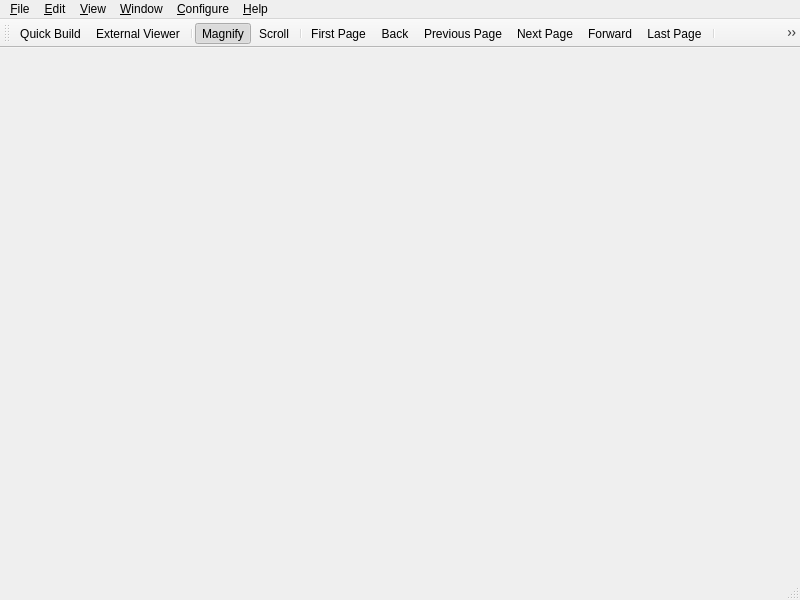
<?xml version="1.0" encoding="UTF-8"?>
<ui version="4.0">
 <class>PDFDocument</class>
 <widget class="QMainWindow" name="PDFDocument">
  <property name="geometry">
   <rect>
    <x>0</x>
    <y>0</y>
    <width>800</width>
    <height>600</height>
   </rect>
  </property>
  <property name="acceptDrops">
   <bool>true</bool>
  </property>
  <property name="windowTitle">
   <string>untitled.pdf[*]</string>
  </property>
  <widget class="QWidget" name="centralwidget"/>
  <widget class="QMenuBar" name="menubar">
   <property name="geometry">
    <rect>
     <x>0</x>
     <y>0</y>
     <width>800</width>
     <height>21</height>
    </rect>
   </property>
   <widget class="QMenu" name="menuHelp">
    <property name="title">
     <string>&amp;Help</string>
    </property>
    <addaction name="actionUserManual"/>
    <addaction name="separator"/>
    <addaction name="actionAbout_TW"/>
   </widget>
   <widget class="QMenu" name="menuFile">
    <property name="title">
     <string>&amp;File</string>
    </property>
    <addaction name="actionFileOpen"/>
    <addaction name="action_Print"/>
    <addaction name="actionClose"/>
    <addaction name="separator"/>
    <addaction name="actionQuit_TeXworks"/>
   </widget>
   <widget class="QMenu" name="menuEdit">
    <property name="title">
     <string>&amp;Configure</string>
    </property>
    <addaction name="actionPreferences"/>
    <addaction name="separator"/>
    <addaction name="actionScrolling_follows_cursor"/>
    <addaction name="actionCursor_follows_scrolling"/>
    <addaction name="actionSynchronize_multiple_views"/>
   </widget>
   <widget class="QMenu" name="menuView">
    <property name="title">
     <string>&amp;View</string>
    </property>
    <widget class="QMenu" name="menuGrid">
     <property name="title">
      <string>Grid</string>
     </property>
     <addaction name="actionGrid11"/>
     <addaction name="actionGrid21"/>
     <addaction name="actionGrid12"/>
     <addaction name="actionGrid22"/>
     <addaction name="actionGrid23"/>
     <addaction name="actionGrid33"/>
     <addaction name="actionCustom"/>
     <addaction name="separator"/>
     <addaction name="actionSinglePageStep"/>
    </widget>
    <addaction name="actionFirst_Page"/>
    <addaction name="actionBack"/>
    <addaction name="actionPrevious_Page"/>
    <addaction name="actionNext_Page"/>
    <addaction name="actionForward"/>
    <addaction name="actionLast_Page"/>
    <addaction name="separator"/>
    <addaction name="actionGo_to_Page"/>
    <addaction name="separator"/>
    <addaction name="actionZoom_In"/>
    <addaction name="actionZoom_Out"/>
    <addaction name="actionActual_Size"/>
    <addaction name="actionFit_to_Width"/>
    <addaction name="actionFit_to_Window"/>
    <addaction name="actionContinuous"/>
    <addaction name="menuGrid"/>
    <addaction name="separator"/>
    <addaction name="actionFull_Screen"/>
    <addaction name="actionPresentation"/>
   </widget>
   <widget class="QMenu" name="menuWindow">
    <property name="title">
     <string>&amp;Window</string>
    </property>
    <widget class="QMenu" name="menuShow">
     <property name="title">
      <string>Show</string>
     </property>
    </widget>
    <addaction name="menuShow"/>
    <addaction name="actionCloseSomething"/>
    <addaction name="separator"/>
    <addaction name="actionStack"/>
    <addaction name="actionTile"/>
    <addaction name="actionSide_by_Side"/>
    <addaction name="separator"/>
    <addaction name="actionGo_to_Source"/>
    <addaction name="separator"/>
    <addaction name="actionNew_Window"/>
   </widget>
   <widget class="QMenu" name="menuEdit_2">
    <property name="title">
     <string>&amp;Edit</string>
    </property>
    <addaction name="actionFind_2"/>
    <addaction name="actionFind_again"/>
   </widget>
   <addaction name="menuFile"/>
   <addaction name="menuEdit_2"/>
   <addaction name="menuView"/>
   <addaction name="menuWindow"/>
   <addaction name="menuEdit"/>
   <addaction name="menuHelp"/>
  </widget>
  <widget class="QStatusBar" name="statusbar">
   <property name="font">
    <font>
     <pointsize>10</pointsize>
    </font>
   </property>
  </widget>
  <widget class="QToolBar" name="toolBar">
   <property name="windowTitle">
    <string>Toolbar</string>
   </property>
   <property name="iconSize">
    <size>
     <width>24</width>
     <height>24</height>
    </size>
   </property>
   <attribute name="toolBarArea">
    <enum>TopToolBarArea</enum>
   </attribute>
   <attribute name="toolBarBreak">
    <bool>false</bool>
   </attribute>
   <addaction name="actionTypeset"/>
   <addaction name="actionExternalViewer"/>
   <addaction name="separator"/>
   <addaction name="actionMagnify"/>
   <addaction name="actionScroll"/>
   <addaction name="separator"/>
   <addaction name="actionFirst_Page"/>
   <addaction name="actionBack"/>
   <addaction name="actionPrevious_Page"/>
   <addaction name="actionNext_Page"/>
   <addaction name="actionForward"/>
   <addaction name="actionLast_Page"/>
   <addaction name="separator"/>
   <addaction name="actionActual_Size"/>
   <addaction name="actionFit_to_Width"/>
   <addaction name="actionFit_to_Window"/>
   <addaction name="separator"/>
   <addaction name="actionZoom_Out"/>
   <addaction name="actionZoom_In"/>
  </widget>
  <action name="actionAbout_TW">
   <property name="text">
    <string>&amp;About TeXstudio...</string>
   </property>
   <property name="menuRole">
    <enum>QAction::AboutRole</enum>
   </property>
  </action>
  <action name="actionFirst_Page">
   <property name="text">
    <string>&amp;First Page</string>
   </property>
   <property name="shortcut">
    <string notr="true">Home</string>
   </property>
   <property name="menuRole">
    <enum>QAction::NoRole</enum>
   </property>
  </action>
  <action name="actionPrevious_Page">
   <property name="text">
    <string>&amp;Previous Page</string>
   </property>
   <property name="shortcut">
    <string notr="true">Ctrl+PgUp</string>
   </property>
   <property name="menuRole">
    <enum>QAction::NoRole</enum>
   </property>
  </action>
  <action name="actionNext_Page">
   <property name="text">
    <string>&amp;Next Page</string>
   </property>
   <property name="shortcut">
    <string notr="true">Ctrl+PgDown</string>
   </property>
   <property name="menuRole">
    <enum>QAction::NoRole</enum>
   </property>
  </action>
  <action name="actionLast_Page">
   <property name="text">
    <string>&amp;Last Page</string>
   </property>
   <property name="shortcut">
    <string notr="true" comment="shortcut key name, do not translate">End</string>
   </property>
   <property name="menuRole">
    <enum>QAction::NoRole</enum>
   </property>
  </action>
  <action name="actionGo_to_Page">
   <property name="text">
    <string>&amp;Go to Page...</string>
   </property>
   <property name="shortcut">
    <string>Ctrl+J</string>
   </property>
   <property name="menuRole">
    <enum>QAction::NoRole</enum>
   </property>
  </action>
  <action name="actionZoom_In">
   <property name="text">
    <string>Zoom &amp;In</string>
   </property>
   <property name="shortcut">
    <string>Ctrl++</string>
   </property>
   <property name="menuRole">
    <enum>QAction::NoRole</enum>
   </property>
  </action>
  <action name="actionZoom_Out">
   <property name="text">
    <string>Zoom &amp;Out</string>
   </property>
   <property name="shortcut">
    <string>Ctrl+-</string>
   </property>
   <property name="menuRole">
    <enum>QAction::NoRole</enum>
   </property>
  </action>
  <action name="actionFit_to_Window">
   <property name="checkable">
    <bool>true</bool>
   </property>
   <property name="text">
    <string>Fit to &amp;Window</string>
   </property>
   <property name="shortcut">
    <string>Ctrl+3</string>
   </property>
   <property name="menuRole">
    <enum>QAction::NoRole</enum>
   </property>
  </action>
  <action name="actionActual_Size">
   <property name="text">
    <string>&amp;Actual Size</string>
   </property>
   <property name="shortcut">
    <string>Ctrl+1</string>
   </property>
   <property name="menuRole">
    <enum>QAction::NoRole</enum>
   </property>
  </action>
  <action name="actionFit_to_Width">
   <property name="checkable">
    <bool>true</bool>
   </property>
   <property name="text">
    <string>Fit to Wi&amp;dth</string>
   </property>
   <property name="shortcut">
    <string>Ctrl+2</string>
   </property>
   <property name="menuRole">
    <enum>QAction::NoRole</enum>
   </property>
  </action>
  <action name="actionNew">
   <property name="text">
    <string>New</string>
   </property>
   <property name="shortcut">
    <string>Ctrl+N</string>
   </property>
   <property name="menuRole">
    <enum>QAction::NoRole</enum>
   </property>
  </action>
  <action name="actionOpen">
   <property name="text">
    <string>Open...</string>
   </property>
   <property name="shortcut">
    <string>Ctrl+O</string>
   </property>
   <property name="menuRole">
    <enum>QAction::NoRole</enum>
   </property>
  </action>
  <action name="actionOpen_Recent">
   <property name="text">
    <string>Open Recent</string>
   </property>
   <property name="menuRole">
    <enum>QAction::NoRole</enum>
   </property>
  </action>
  <action name="actionClose">
   <property name="text">
    <string>&amp;Close</string>
   </property>
   <property name="shortcut">
    <string>Ctrl+W</string>
   </property>
   <property name="menuRole">
    <enum>QAction::NoRole</enum>
   </property>
  </action>
  <action name="actionUndo">
   <property name="enabled">
    <bool>false</bool>
   </property>
   <property name="text">
    <string>&amp;Undo</string>
   </property>
   <property name="shortcut">
    <string>Ctrl+Z</string>
   </property>
   <property name="menuRole">
    <enum>QAction::NoRole</enum>
   </property>
  </action>
  <action name="actionRedo">
   <property name="enabled">
    <bool>false</bool>
   </property>
   <property name="text">
    <string>&amp;Redo</string>
   </property>
   <property name="shortcut">
    <string>Ctrl+Shift+Z</string>
   </property>
   <property name="menuRole">
    <enum>QAction::NoRole</enum>
   </property>
  </action>
  <action name="actionCut">
   <property name="enabled">
    <bool>false</bool>
   </property>
   <property name="text">
    <string>C&amp;ut</string>
   </property>
   <property name="shortcut">
    <string>Ctrl+X</string>
   </property>
   <property name="menuRole">
    <enum>QAction::NoRole</enum>
   </property>
  </action>
  <action name="actionCopy">
   <property name="enabled">
    <bool>false</bool>
   </property>
   <property name="text">
    <string>&amp;Copy</string>
   </property>
   <property name="shortcut">
    <string>Ctrl+C</string>
   </property>
   <property name="menuRole">
    <enum>QAction::NoRole</enum>
   </property>
  </action>
  <action name="actionPaste">
   <property name="enabled">
    <bool>false</bool>
   </property>
   <property name="text">
    <string>&amp;Paste</string>
   </property>
   <property name="shortcut">
    <string>Ctrl+V</string>
   </property>
   <property name="menuRole">
    <enum>QAction::NoRole</enum>
   </property>
  </action>
  <action name="actionClear">
   <property name="enabled">
    <bool>false</bool>
   </property>
   <property name="text">
    <string>C&amp;lear</string>
   </property>
   <property name="shortcut">
    <string>Ctrl+Backspace</string>
   </property>
   <property name="menuRole">
    <enum>QAction::NoRole</enum>
   </property>
  </action>
  <action name="actionTypeset">
   <property name="text">
    <string>Quick Build</string>
   </property>
   <property name="iconText">
    <string>Quick Build</string>
   </property>
   <property name="shortcut">
    <string comment="action">Ctrl+T</string>
   </property>
   <property name="menuRole">
    <enum>QAction::NoRole</enum>
   </property>
  </action>
  <action name="actionExternalViewer">
   <property name="text">
    <string>External Viewer</string>
   </property>
   <property name="iconText">
    <string>External Viewer</string>
   </property>
   <property name="menuRole">
    <enum>QAction::NoRole</enum>
   </property>
  </action>
  <action name="actionPreferences">
   <property name="text">
    <string>&amp;Configure TeXstudio</string>
   </property>
   <property name="menuRole">
    <enum>QAction::PreferencesRole</enum>
   </property>
  </action>
  <action name="actionStack">
   <property name="text">
    <string>Stac&amp;k</string>
   </property>
   <property name="menuRole">
    <enum>QAction::NoRole</enum>
   </property>
  </action>
  <action name="actionTile">
   <property name="text">
    <string>&amp;Tile</string>
   </property>
   <property name="menuRole">
    <enum>QAction::NoRole</enum>
   </property>
  </action>
  <action name="actionGo_to_Source">
   <property name="enabled">
    <bool>true</bool>
   </property>
   <property name="text">
    <string>&amp;Go to Source</string>
   </property>
   <property name="shortcut">
    <string>Ctrl+'</string>
   </property>
   <property name="menuRole">
    <enum>QAction::NoRole</enum>
   </property>
  </action>
  <action name="actionNew_from_Template">
   <property name="text">
    <string>New from Template...</string>
   </property>
   <property name="shortcut">
    <string>Ctrl+Shift+N</string>
   </property>
   <property name="menuRole">
    <enum>QAction::NoRole</enum>
   </property>
  </action>
  <action name="actionFull_Screen">
   <property name="checkable">
    <bool>true</bool>
   </property>
   <property name="text">
    <string>Full &amp;Screen</string>
   </property>
   <property name="shortcut">
    <string>Ctrl+Shift+F</string>
   </property>
   <property name="menuRole">
    <enum>QAction::NoRole</enum>
   </property>
  </action>
  <action name="actionMagnify">
   <property name="checkable">
    <bool>true</bool>
   </property>
   <property name="checked">
    <bool>true</bool>
   </property>
   <property name="text">
    <string>Magnify</string>
   </property>
  </action>
  <action name="actionScroll">
   <property name="checkable">
    <bool>true</bool>
   </property>
   <property name="text">
    <string>Scroll</string>
   </property>
  </action>
  <action name="actionSelect_Text">
   <property name="checkable">
    <bool>true</bool>
   </property>
   <property name="text">
    <string>Select Text</string>
   </property>
  </action>
  <action name="actionSelect_Image">
   <property name="checkable">
    <bool>true</bool>
   </property>
   <property name="text">
    <string>Select Image</string>
   </property>
  </action>
  <action name="actionUserManual">
   <property name="text">
    <string>User &amp;Manual...</string>
   </property>
  </action>
  <action name="actionWriteToMailingList">
   <property name="text">
    <string>Email to the mailing list</string>
   </property>
  </action>
  <action name="actionSide_by_Side">
   <property name="enabled">
    <bool>true</bool>
   </property>
   <property name="text">
    <string>&amp;Side by Side</string>
   </property>
  </action>
  <action name="actionPlace_on_Left">
   <property name="text">
    <string>Place on Left</string>
   </property>
  </action>
  <action name="actionPlace_on_Right">
   <property name="text">
    <string>Place on Right</string>
   </property>
  </action>
  <action name="actionQuit_TeXworks">
   <property name="text">
    <string>&amp;Quit TeXstudio</string>
   </property>
   <property name="shortcut">
    <string>Ctrl+Q</string>
   </property>
   <property name="menuRole">
    <enum>QAction::QuitRole</enum>
   </property>
  </action>
  <action name="actionFind">
   <property name="text">
    <string>Find...</string>
   </property>
   <property name="shortcut">
    <string>Ctrl+F</string>
   </property>
   <property name="shortcutContext">
    <enum>Qt::WindowShortcut</enum>
   </property>
   <property name="menuRole">
    <enum>QAction::NoRole</enum>
   </property>
  </action>
  <action name="actionFind_Again">
   <property name="text">
    <string>Find Again</string>
   </property>
   <property name="shortcut">
    <string>Ctrl+G</string>
   </property>
   <property name="shortcutContext">
    <enum>Qt::WindowShortcut</enum>
   </property>
   <property name="menuRole">
    <enum>QAction::NoRole</enum>
   </property>
  </action>
  <action name="actionUpdate_Scripts">
   <property name="text">
    <string>Reload Script List</string>
   </property>
   <property name="menuRole">
    <enum>QAction::NoRole</enum>
   </property>
  </action>
  <action name="actionManage_Scripts">
   <property name="text">
    <string>Manage Scripts</string>
   </property>
   <property name="menuRole">
    <enum>QAction::NoRole</enum>
   </property>
  </action>
  <action name="actionShow_Scripts_Folder">
   <property name="text">
    <string>Show Scripts Folder</string>
   </property>
   <property name="menuRole">
    <enum>QAction::NoRole</enum>
   </property>
  </action>
  <action name="actionAbout_Scripts">
   <property name="text">
    <string>About Scripts...</string>
   </property>
   <property name="menuRole">
    <enum>QAction::NoRole</enum>
   </property>
  </action>
  <action name="actionS">
   <property name="text">
    <string>s</string>
   </property>
  </action>
  <action name="actionCloseSomething">
   <property name="text">
    <string>&amp;Close something</string>
   </property>
   <property name="shortcut">
    <string>Esc</string>
   </property>
  </action>
  <action name="actionScrolling_follows_cursor">
   <property name="checkable">
    <bool>true</bool>
   </property>
   <property name="text">
    <string>Scrolling follows cursor</string>
   </property>
  </action>
  <action name="actionCursor_follows_scrolling">
   <property name="checkable">
    <bool>true</bool>
   </property>
   <property name="text">
    <string>Cursor follows scrolling</string>
   </property>
  </action>
  <action name="actionFind_2">
   <property name="text">
    <string>&amp;Find...</string>
   </property>
   <property name="shortcut">
    <string>Ctrl+F</string>
   </property>
  </action>
  <action name="actionFind_again">
   <property name="text">
    <string>Find &amp;again</string>
   </property>
   <property name="shortcut">
    <string>Ctrl+M, F3</string>
   </property>
  </action>
  <action name="actionNew_Window">
   <property name="text">
    <string>New Window</string>
   </property>
  </action>
  <action name="actionGrid11">
   <property name="text">
    <string>1x1</string>
   </property>
   <property name="grid" stdset="0">
    <string notr="true">11</string>
   </property>
  </action>
  <action name="actionGrid21">
   <property name="text">
    <string>2x1</string>
   </property>
   <property name="grid" stdset="0">
    <string notr="true">21</string>
   </property>
  </action>
  <action name="actionGrid12">
   <property name="text">
    <string>1x2</string>
   </property>
   <property name="grid" stdset="0">
    <string notr="true">12</string>
   </property>
  </action>
  <action name="actionGrid22">
   <property name="text">
    <string>2x2</string>
   </property>
   <property name="grid" stdset="0">
    <string notr="true">22</string>
   </property>
  </action>
  <action name="actionGrid23">
   <property name="text">
    <string>2x3</string>
   </property>
   <property name="grid" stdset="0">
    <string notr="true">23</string>
   </property>
  </action>
  <action name="actionGrid33">
   <property name="text">
    <string>3x3</string>
   </property>
   <property name="grid" stdset="0">
    <string notr="true">33</string>
   </property>
  </action>
  <action name="actionCustom">
   <property name="text">
    <string>Custom...</string>
   </property>
   <property name="grid" stdset="0">
    <string notr="true">xx</string>
   </property>
  </action>
  <action name="actionSinglePageStep">
   <property name="checkable">
    <bool>true</bool>
   </property>
   <property name="checked">
    <bool>false</bool>
   </property>
   <property name="text">
    <string>Single Page Step</string>
   </property>
  </action>
  <action name="actionSynchronize_multiple_views">
   <property name="checkable">
    <bool>true</bool>
   </property>
   <property name="checked">
    <bool>true</bool>
   </property>
   <property name="text">
    <string>Synchronize multiple views</string>
   </property>
  </action>
  <action name="actionPresentation">
   <property name="checkable">
    <bool>true</bool>
   </property>
   <property name="text">
    <string>Presentation</string>
   </property>
   <property name="shortcut">
    <string>F5</string>
   </property>
  </action>
  <action name="actionContinuous">
   <property name="checkable">
    <bool>true</bool>
   </property>
   <property name="checked">
    <bool>true</bool>
   </property>
   <property name="text">
    <string>&amp;Continuous</string>
   </property>
  </action>
  <action name="action_Print">
   <property name="text">
    <string>&amp;Print...</string>
   </property>
   <property name="shortcut">
    <string>Ctrl+P</string>
   </property>
  </action>
  <action name="actionFileOpen">
   <property name="text">
    <string>&amp;Open...</string>
   </property>
   <property name="shortcut">
    <string>Ctrl+O</string>
   </property>
  </action>
  <action name="actionBack">
   <property name="text">
    <string>Back</string>
   </property>
   <property name="toolTip">
    <string>Previously shown page</string>
   </property>
  </action>
  <action name="actionForward">
   <property name="text">
    <string>Forward</string>
   </property>
   <property name="toolTip">
    <string>Next shown page</string>
   </property>
  </action>
 </widget>
 <resources/>
 <connections>
  <connection>
   <sender>actionClose</sender>
   <signal>triggered()</signal>
   <receiver>PDFDocument</receiver>
   <slot>close()</slot>
   <hints>
    <hint type="sourcelabel">
     <x>-1</x>
     <y>-1</y>
    </hint>
    <hint type="destinationlabel">
     <x>399</x>
     <y>299</y>
    </hint>
   </hints>
  </connection>
 </connections>
</ui>
